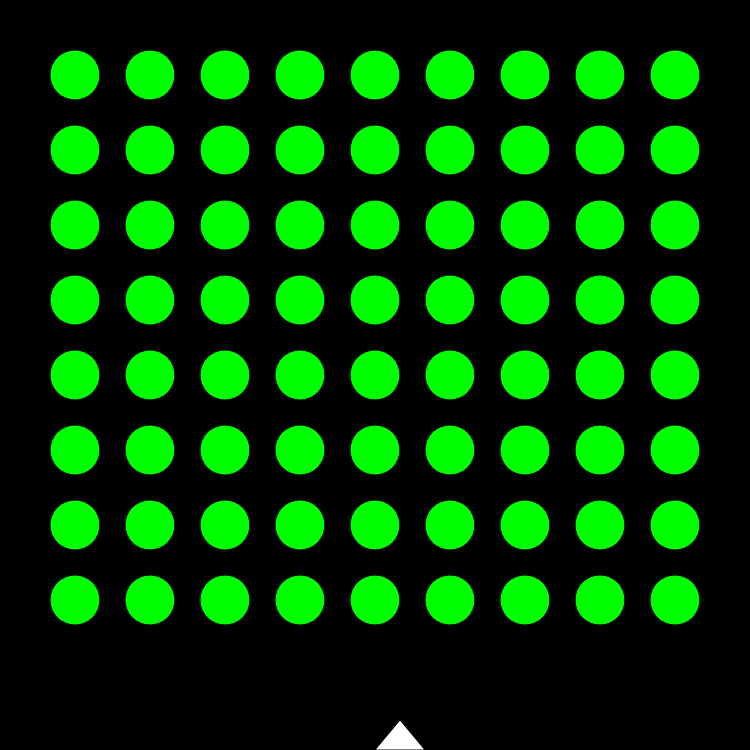
Frame 1 (no input)
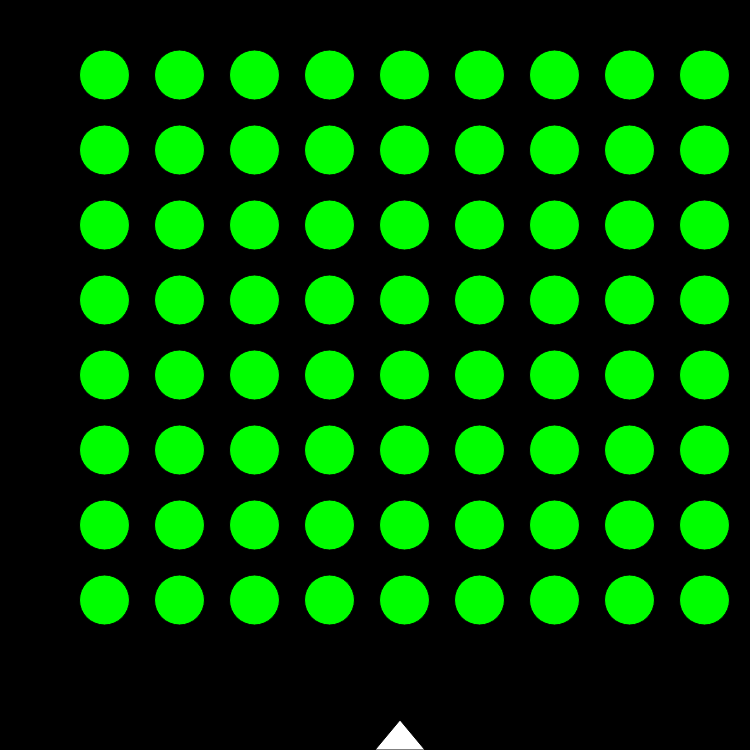
Frame 60 (no input)
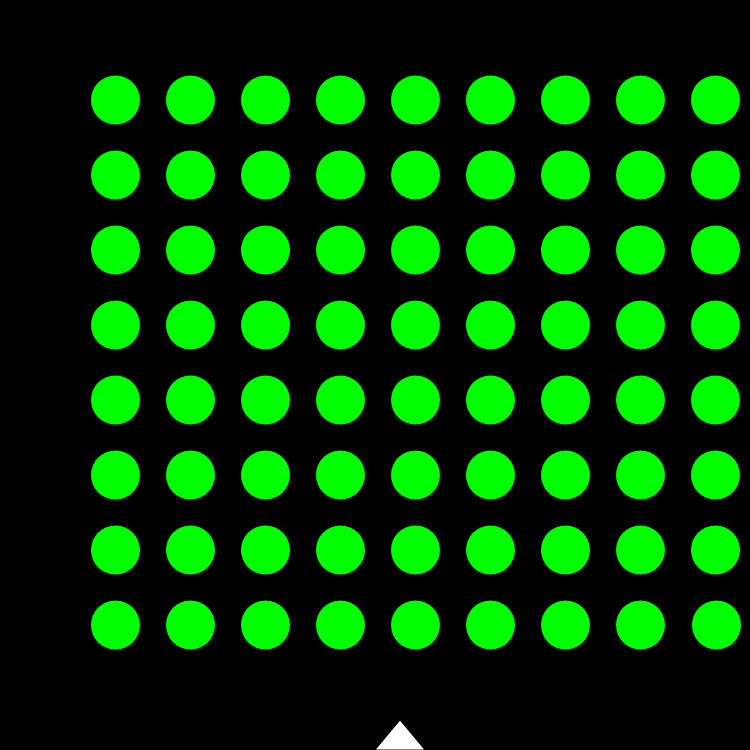
Frame 120 (the mouse pressed at the canvas centre since frame 60)

The p5.js sketch that drew these frames (run headless with seeded random() and noise() and a simulated clock; from frame 60 on, the mouse is pressed at the canvas centre):

// p5.js sketch
// ── sketch.js
var alien = [],
  shot = [],
  a = 0,
  dirx = 0.5,
  stop = 0,
  px, level = 0;

function setup() {
  createCanvas(750, 750);
  background(0);
  px = width / 2;
  for (var i = 0; i < 9 * 8; i++) {
    alien.push(new Alien());
  }
  for (var y = 1; y < 9; y++) {
    for (var x = 1; x < 10; x++) {
      alien[a].pos(x * 75, y * 75);
      a++
    }
  }
}

function draw() {
  background(0);
  if (alien.length < 1) {
    reset();
  }
  if (stop == 0) {
    player();
    for (var i = alien.length - 1; i > -1; i--) {
      alien[i].display();
      alien[i].move();
      alien[i].wall();
    }
    for (var i = shot.length - 1; i > -1; i--) {
      shot[i].display();
      shot[i].move();
      shot[i].hit();
      if (shot[i].y < 0 || shot[i].hit == 1) {
        shot.splice(i, 1);
      }
    }
    diry = 0;
  } else {
    button();
  }
}

function player() {
  fill(255);
  beginShape();
  vertex(px, height);
  vertex(px + 25, height - 30);
  vertex(px + 50, height);
  endShape(CLOSE);
  if (keyIsDown(LEFT_ARROW)) {
    px = px - 3;
  }
  if (keyIsDown(RIGHT_ARROW)) {
    px = px + 3;
  }
}

function Alien() {
  if (level == 0) {
    this.dam = 1;
  } else {
    this.dam = 0 - (level - 1);
  }
  this.pos = function(x, y) {
    this.x = x;
    this.y = y;
  };
  this.display = function() {
    if (level == 0) {
      fill(0, 255, 0);
    }
    if (level > 0 && this.dam < 1) {
      fill(0, 255, 0);
    }
    if (level > 0 && this.dam == 1) {
      fill(255, 0, 0);
    }
    ellipse(this.x, this.y, 50, 50);
  };
  this.move = function() {
    this.x = this.x + dirx;
  };
  this.wall = function() {
    if (this.x < 25 || this.x > width - 25) {
      dirx = dirx * -1;
      for (var a = 0; a < alien.length; a++) {
        alien[a].y = alien[a].y + 25;
        if (alien[a].y > height - 25) {
          stop = 1;
        }
      }
    }
  };
}

function Shot() {
  this.x = px + 25;
  this.y = height - 35;
  this.s = 1;
  this.hit = 0;
  this.display = function() {
    if (this.s == 1) {
      fill(255, 0, 0);
      ellipse(this.x, this.y, 10, 10);
    }
  };
  this.move = function() {
    this.y = this.y - 10;
  };
  this.hit = function() {
    for (var q = alien.length - 1; q > -1; q--) {
      if (this.s == 1) {
        if (this.y > alien[q].y - 25 && this.y < alien[q].y + 25 && this.x > alien[q].x - 25 && this.x < alien[q].x + 25) {
          if (alien[q].dam == 1) {
            alien.splice(q, 1);
            this.hit = 1;
          } else {
            alien[q].dam++;
            this.hit = 1;
          }
          this.s = 0;
        }
      }
    }
  };
}

function reset() {
  px = width / 2;
  a = 0;
  level++;
  for (var i = 0; i < 9 * 8; i++) {
    alien.push(new Alien());
  }
  for (var y = 1; y < 9; y++) {
    for (var x = 1; x < 10; x++) {
      alien[a].pos(x * 75, y * 75);
      a++
    }
  }
}

function keyPressed() {
  if (keyCode === 32 && shot.length < 3) {
    shot.push(new Shot())
  }
}

// ── button.js
function button() {
  var h = 300,
    w = 300,
    bx = width / 2 - w / 2,
    by = height / 2 - h / 2;
  var x = map(mouseX, bx, bx + w, 0, 1);
  var y = map(mouseY, by, by + h, 0, 1);
  if (x > 0 && x < 1 && y > 0 && y < 1) fill(150);
  else fill(255);
  rect(bx, by, w, h);
  if (mouseIsPressed && x > 0 && x < 1 && y > 0 && y < 1) reset1();
}

function reset1() {
  alien = [];
  shot = [];
  a = 0;
  dirx = 0.5;
  stop = 0;
  level = 0;
  px = width / 2;
  for (var i = 0; i < 9 * 8; i++) {
    alien.push(new Alien());
  }
  for (var y = 1; y < 9; y++) {
    for (var x = 1; x < 10; x++) {
      alien[a].pos(x * 75, y * 75);
      a++
    }
  }
}
